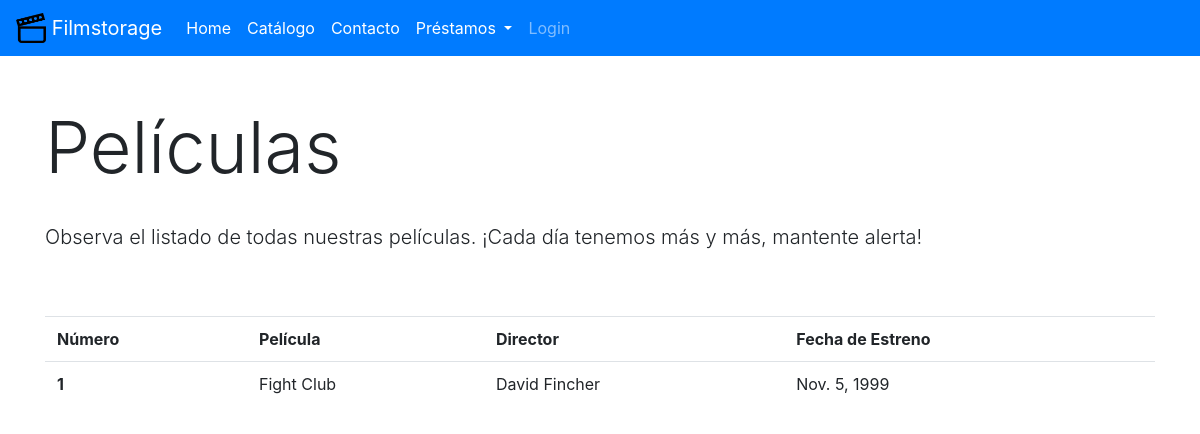
The app's page /catalog/film_list/, older data.
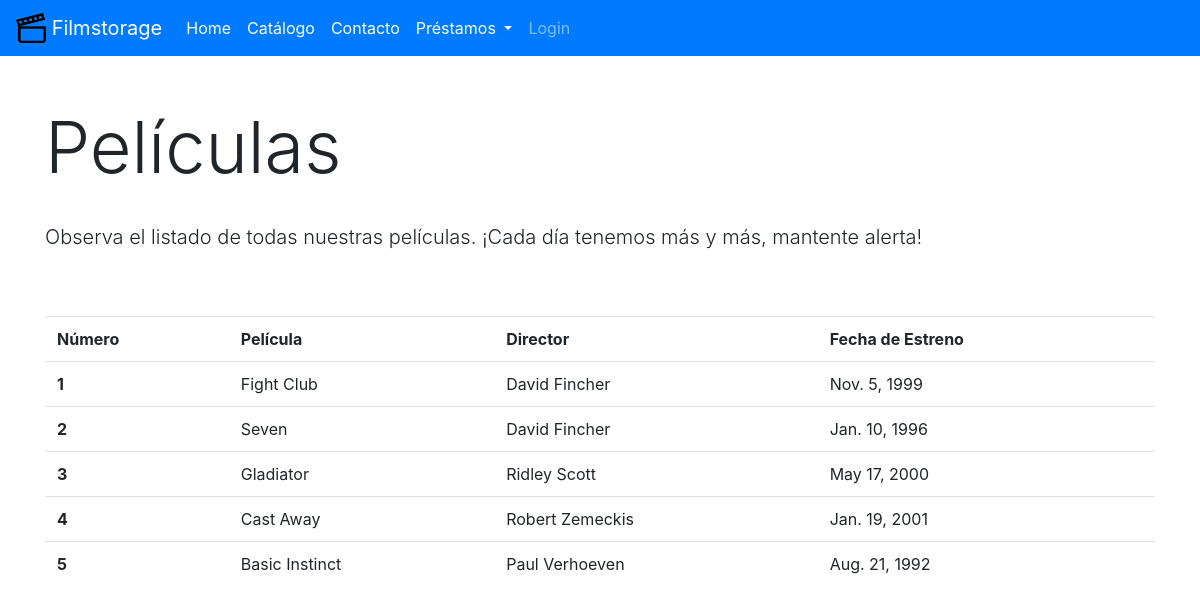
The same page, newer data.
### catalog/models.py (models this page shows, shortened)
class Film(models.Model):
    title = models.CharField(max_length=50)
    director = ForeignKey('Director', on_delete=models.SET_NULL, null=True)
    genre = ForeignKey('Genre', on_delete=models.SET_NULL, null=True)
    star = ForeignKey('Actor', on_delete=models.SET_NULL, null=True)
    release_date = models.DateField(null=True, blank=True)
    sinopsis = models.TextField(max_length=1000, null=True, blank=True)

class Director(models.Model):
    first_name = models.CharField(max_length=30)
    last_name = models.CharField(max_length=30)
    date_of_birth = models.DateField(null=True, blank=True)
    GENRE = (
        ('m', 'Male'),
        ('f', 'Female'),
        ('o', 'Other'),
    )
    sex = models.CharField(max_length=1, choices=GENRE, blank=True, default='o', help_text="(M/F/O)")

### catalog/views.py (the view)
# urls.py: path('film_list/', views.FilmListView.as_view(), name='film_list'),
class FilmListView(generic.ListView):
    model = Film

### catalog/templates/catalog/film_list.html (shortened to what this page needs)
{% extends "base.html" %}
{% block content %}
<link rel="stylesheet" href="https://maxcdn.bootstrapcdn.com/bootstrap/4.0.0/css/bootstrap.min.css">
<div class="container">
<br><br>
<h1 class="display-3">Películas</h1>
<br>
<p class="lead">
    Observa el listado de todas nuestras películas. ¡Cada día tenemos más y más, mantente alerta!
</p>
<br><br>
<table class="table">
    <tr>
        <th scope="col">Número</th>
        <th scope="col">Película</th>
        <th scope="col">Director</th>
        <th scope="col">Fecha de Estreno</th>
    </tr>
    {% for pelicula in film_list %}
    <tr>
        <th scope="row">{{ forloop.counter }}</th>
        <td>{{pelicula.title}}</td>
        <td>{{pelicula.director.first_name}} {{pelicula.director.last_name}}</td>
        <td>{{pelicula.release_date}}</td>
    </tr>
    {% endfor %}
</table>
</div>
{% endblock%}

### catalog/templates/base.html (shortened to what this page needs)
<html lang="en">
<head>
    <link rel="stylesheet" href="https://maxcdn.bootstrapcdn.com/bootstrap/4.0.0/css/bootstrap.min.css">
    </head>
<body>
      <nav class="navbar navbar-expand-lg navbar-dark bg-primary">
        <a class="navbar-brand" href="{% url 'index' %}">{% load static %} <img src="{% static 'film.png' %}" width="30" height="30" class="d-inline-block align-top" alt="Header image" ><span> </span>Filmstorage</a>
        <div class="collapse navbar-collapse" id="navbarNavDropdown">
          <ul class="navbar-nav">
            <li class="nav-item active">
              <a class="nav-link" href="{% url 'index' %}">Home</a>
            </li>
            <li class="nav-item active">
              <a class="nav-link" href="{% url 'film_list' %}">Catálogo</a>
            </li>
            <li class="nav-item active">
              <a class="nav-link" href="{% url 'contact' %}">Contacto</a>
            </li>
            <li class="nav-item dropdown active">
              <a class="nav-link dropdown-toggle" href="#" id="navbarDropdownMenuLink" data-toggle="dropdown" aria-haspopup="true" aria-expanded="false">
                Préstamos
              </a>
            </li>
            {% if user.is_authenticated %}
            <li class="nav-item">
              <a class="nav-link active" href="{% url 'my_films' %}">Mis Películas</a>
            </li>
              <span class="navbar-text">Has iniciado sesión, {{ user.get_username }}</span>
            <li class="nav-item active">
              <a class="nav-link" href="{% url 'logout'%}?next={{request.path}}">Logout</a>
            {% else %}
              <a class="nav-link" href="{% url 'login'%}?next={{request.path}}">Login</a>
            {% endif %}
          </ul>
        </div>
      </nav>
    {% block content %}
    {% endblock %}
</body>
</html>

Row changes from the older to the newer data that the page shows:
added Film: title "Seven", director.first_name "David", director.last_name "Fincher", release_date "Jan. 10, 1996"
added Film: title "Gladiator", director.first_name "Ridley", director.last_name "Scott", release_date "May 17, 2000"
added Film: title "Cast Away", director.first_name "Robert", director.last_name "Zemeckis", release_date "Jan. 19, 2001"
added Film: title "Basic Instinct", director.first_name "Paul", director.last_name "Verhoeven", release_date "Aug. 21, 1992"
